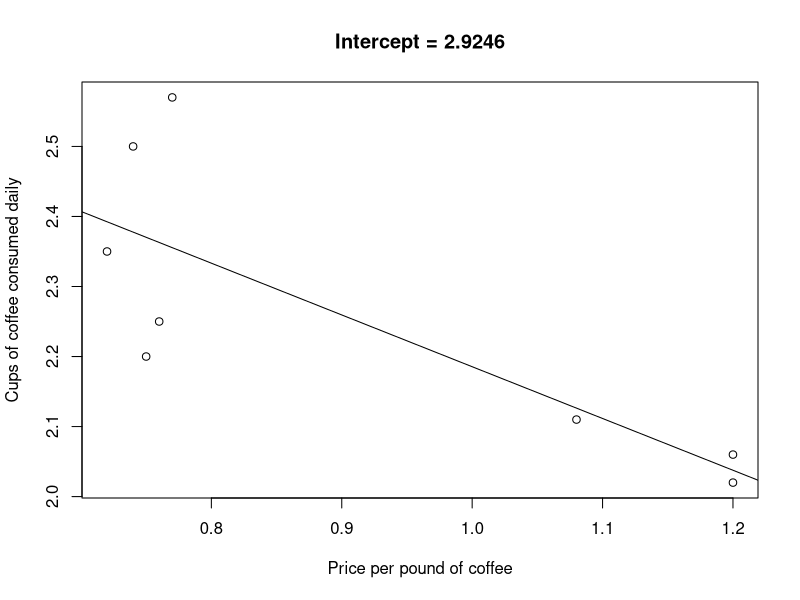

Generate this figure with R: (Note: this script raises an error after producing the figure.)
## ---- chunk 1
#2
cups=c(2.57, 2.5, 2.35, 2.25, 2.11, 2.06, 2.02, 2.2)
price=c(.77, .74, .72, .76, 1.08, 1.2, 1.2, .75)
regr=lm(cups~price)
regr
plot(price, cups, xlab="Price per pound of coffee", ylab="Cups of coffee consumed daily",
     main = "Intercept = 2.9246")
abline(regr)
#text(0,2.9246)  ----------- find out how to label the intercept!
sum(resid(regr))
fitted(regr)
#d)
2.9246-.7392*2
#e)
summary(regr)
## ---- chunk 2
#3

data
mean(data$fare)
mean(data$dist)
min(data$fare) ; max(data$fare)
airplane=lm(data$fare ~ data$dist)
airplane
plot(data$dist, data$fare, xlab = "Distance", ylab = "Airfare", main = "Intercept = 103.26")
abline(airplane, col="red")
summary(airplane)
#i)
logfare=log(data$fare, base=exp(1))
logdist=log(data$dist, base = exp(1))

